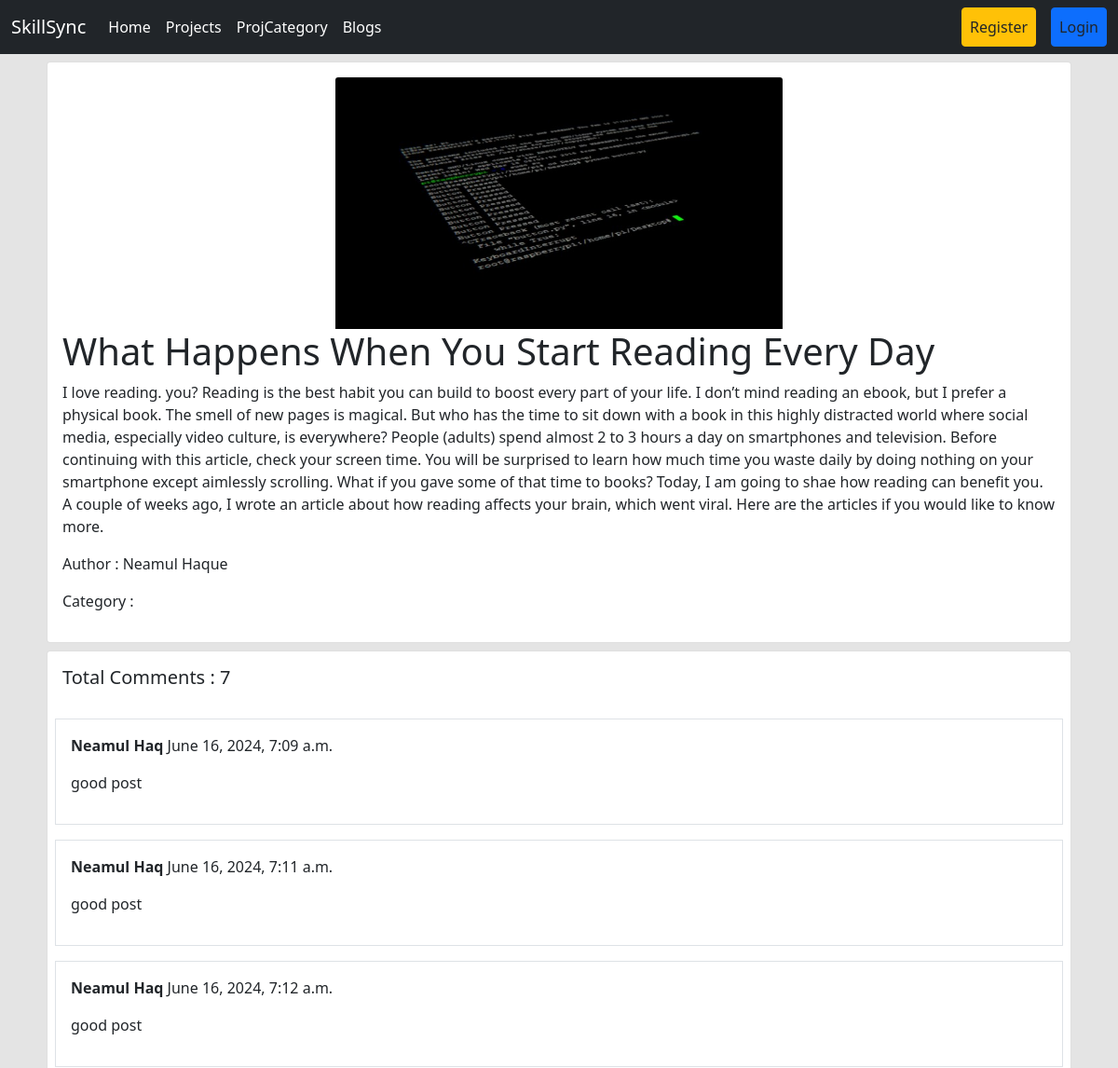
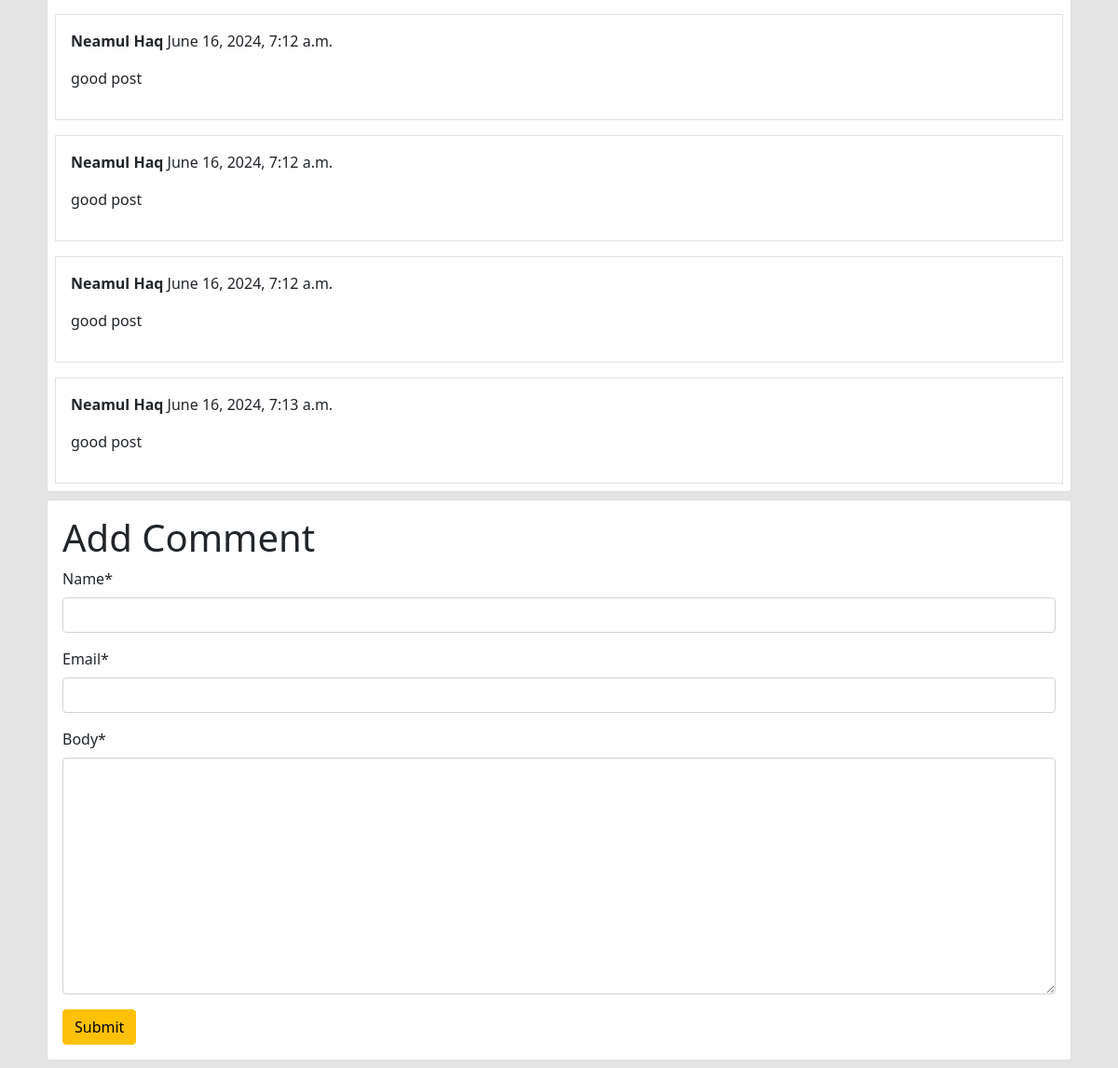
Screenshot of /myblog/details/1/ with the database file from the repository (2 pictures, top to bottom).
### Blogs/models.py (models this page shows, shortened)
class Post(models.Model):
    title = models.CharField(max_length=50)
    content = models.TextField()
    author = models.ForeignKey(User, on_delete=models.CASCADE)
    image = models.ImageField(upload_to='Blogs/media/uploads/')

class Comment(models.Model):
    post = models.ForeignKey(Post, on_delete=models.CASCADE, related_name='comments')
    name = models.CharField(max_length=30)
    email = models.EmailField()
    body = models.TextField()
    created_on = models.DateTimeField(auto_now_add=True)

### Blogs/views.py (the view, shortened to what this page needs)
# urls.py: path('details/<int:id>/', views.DetailPostView.as_view(), name='detail_post'),
class DetailPostView(DetailView):
    model = models.Post
    pk_url_kwarg = 'id'
    template_name = 'post_details.html'
    def get_context_data(self, **kwargs):
        context = super().get_context_data(**kwargs)
        post = self.object
        comments = post.comments.all()
        comment_form = forms.CommentForm()
        context['comments'] = comments
        context['comment_form'] = comment_form
        return context

### Blogs/forms.py
class CommentForm(forms.ModelForm):
    class Meta:
        model = Comment
        fields = ['name', 'email', 'body']

### Blogs/templates/post_details.html (shortened to what this page needs)
{% extends 'base.html' %}
{% load crispy_forms_tags %}
{% block content %}
<div class="container mx-auto" style="margin-left: 10%; margin-right: 10%;">
    <div class="col-12">
        <div class="card m-2">
            <div class="card-body">
                <img src="{{ post.image.url }}" class="card-img-top d-block mx-auto" alt="..." style="width:45%;">
                <h1 class="card-title">{{ post.title }}</h1>
                <p class="card-text">{{ post.content }}</p>
                <p>Author : {{ post.author.first_name }} {{ post.author.last_name }}</p>
                <p>
                    Category :
                </p>
            </div>
        </div>
    </div>
    <div class="card m-2">
        <h5 class="p-3">Total Comments : {{ comments|length }}</h5>
        {% for comment in comments %}
        <div class="card-body border m-2">
            <p><b>{{ comment.name }}</b> {{ comment.created_on }}</p>
            <p>{{ comment.body }}</p>
        </div>
        {% endfor %}
    </div>
    <div class="card m-2">
        <div class="card-body">
            <form method="post">
                <h1>Add Comment</h1>
                {{ comment_form|crispy }}
                <button class="btn btn-warning">Submit</button>
            </form>
        </div>
    </div>
</div>
{% endblock %}

### rows the page displays
Post: image (picture), title "What Happens When You Start Reading Every Day", content "I love reading. you? Reading is the best habit you can build to boost every part of your life. I don’t mind reading an ebook, but I prefer a physical book. The smell of new pages is magical. But who has the time to sit down with a book in this highly distracted world where social media, especially video culture, is everywhere? People (adults) spend almost 2 to 3 hours a day on smartphones and television. Before continuing with this article, check your screen time. You will be surprised to learn how much time you waste daily by doing nothing on your smartphone except aimlessly scrolling. What if you gave some of that time to books? Today, I am going to shae how reading can benefit you. A…", author.first_name "Neamul", author.last_name "Haque"
Comment: name "Neamul Haq", created_on "June 16, 2024, 7:09 a.m.", body "good post"
Comment: name "Neamul Haq", created_on "June 16, 2024, 7:11 a.m.", body "good post"
Comment: name "Neamul Haq", created_on "June 16, 2024, 7:12 a.m.", body "good post"
Comment: name "Neamul Haq", created_on "June 16, 2024, 7:12 a.m.", body "good post"
Comment: name "Neamul Haq", created_on "June 16, 2024, 7:12 a.m.", body "good post"
Comment: name "Neamul Haq", created_on "June 16, 2024, 7:12 a.m.", body "good post"
Comment: name "Neamul Haq", created_on "June 16, 2024, 7:13 a.m.", body "good post"

### other values shown
{{ comments|length }} "7"
